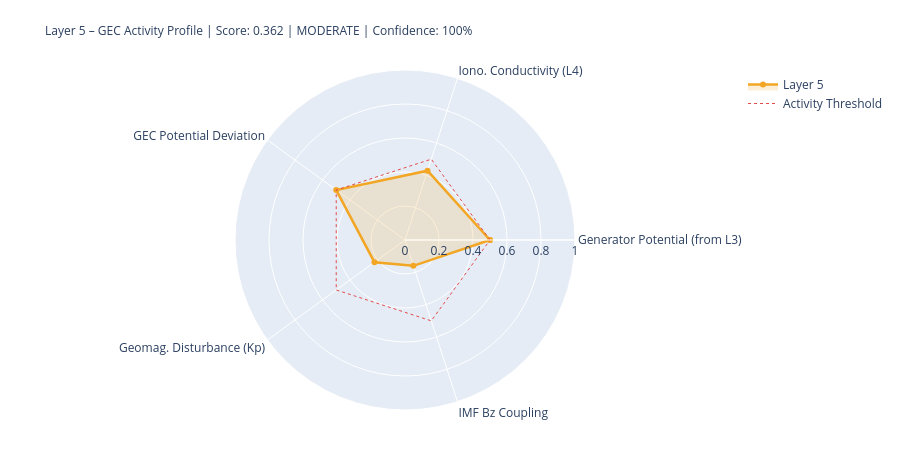

The code cell stored with this chart in its notebook:
### Markdown cell above
---
## 5. State Assessment & Handoff to Layer 6

### Code cell
# ============================================================
# LAYER-5-SCORE
# ============================================================

# Components
# 1) Generator activity (Layer-3-driven)
gen_score = norm(generator_strength, 0.3, 2.0)
gen_src   = 'from_layer3' if l3_thunder_score is not None else 'estimated'

# 2) Ionospheric conductivity (Layer-4-driven)
iono_score = norm(iono_cond_factor, 0.7, 1.4)
iono_src   = 'from_layer4' if l4_ioniz is not None else 'estimated'

# 3) GEC potential deviation from reference
pot_score = norm(abs(delta_V_pct), 0, 30)  # 0 = at reference, 1 = 30% deviation
pot_src   = 'derived'

# 4) Geomagnetic disturbance (Kp) – modulates vertical currents
kp_score = norm(kp_val, 0, 9)
kp_src   = 'primary' if kp_now is not None else 'from_layer4'

# 5) IMF Bz coupling (southward = stronger M-I coupling → GEC influence)
bz_score = norm(-(bz_now or 0), -5, 30) if bz_now is not None else None
bz_src   = 'primary' if bz_now is not None else 'missing'

COMPONENTS = {
    'Generator Potential (from L3)':  {'score': gen_score,   'source': 'derived_from_layer3', 'dynamic': True},
    'Iono. Conductivity (L4)':      {'score': iono_score,  'source': iono_src, 'dynamic': True},
    'GEC Potential Deviation':      {'score': pot_score,   'source': pot_src,  'dynamic': True},
    'Geomag. Disturbance (Kp)':         {'score': kp_score,    'source': kp_src,   'dynamic': True},
    'IMF Bz Coupling':               {'score': bz_score,    'source': bz_src,   'dynamic': True},
}

available   = {k: v['score'] for k, v in COMPONENTS.items() if v['score'] is not None}
unavailable = [k for k, v in COMPONENTS.items() if v['score'] is None]
layer5_score = round(sum(available.values()) / len(available), 4) if available else None
confidence   = round(len(available) / len(COMPONENTS), 2)
level = ('unknown' if layer5_score is None
         else 'quiet'   if layer5_score < 0.3
         else 'moderate' if layer5_score < 0.6
         else 'active')
dominant_l5 = max(available, key=available.get) if available else 'none'

# Kp consistency: separate 1-min raw value from score value
kp_1m_raw   = kp_now          # directly from API (can be 0.0 during live measurement)
kp_for_score = kp_val          # from Layer-0 context or estimated value if needed
kp_score_src = kp_src

W = 68
print('=' * W)
print('LAYER 5 – GLOBAL ELECTRIC CIRCUIT – STATE ASSESSMENT')
print('=' * W)
for name, comp in COMPONENTS.items():
    s = comp['score']
    if s is not None:
        bar = '█' * int(s*20) + '░' * (20-int(s*20))
        print(f'  {name:<34} {bar}  {s:.3f}  [{comp["source"]}]')
    else:
        print(f'  {name:<34} {"─"*20}  n/a   [missing]')
print('-' * W)
print(f'  Score:         {layer5_score:.3f}  ({len(available)}/{len(COMPONENTS)} components)')
print(f'  Confidence:    {confidence:.0%}')
print(f'  Level:         {level.upper()}')
print(f'  Dominant:      {dominant_l5}')
print(f'  V_iono:        {V_iono_mod:.1f} kV  (Δ {delta_V_pct:+.1f}% vs. Ref)')
print(f'  I_total:       {I_total_mod:.1f} A   (Δ {delta_I_pct:+.1f}% vs. Ref)')
print('=' * W)

# Radar
cats   = list(available.keys())
vals_r = list(available.values())
if len(cats) >= 3:
    fig = go.Figure()
    fig.add_trace(go.Scatterpolar(
        r=vals_r + [vals_r[0]], theta=cats + [cats[0]],
        fill='toself', fillcolor='rgba(242,166,35,0.18)',
        line=dict(color='#F2A623', width=2.5), name='Layer 5'
    ))
    fig.add_trace(go.Scatterpolar(
        r=[0.5]*(len(cats)+1), theta=cats+[cats[0]],
        line=dict(color='#E24B4A', dash='dot', width=1),
        mode='lines', name='Activity Threshold'
    ))
    fig.update_layout(
        title=dict(
            text=f'Layer 5 – GEC Activity Profile | Score: {layer5_score:.3f} | {level.upper()} | Confidence: {confidence:.0%}',
            font=dict(size=12)
        ),
        polar=dict(radialaxis=dict(visible=True, range=[0,1])),
        height=450, showlegend=True,
        margin=dict(l=80, r=80, t=70, b=40)
    )
    fig.show()

### Figure 1 — Plotly figure (JSON) as saved in the notebook; plotly's stock layout.template omitted (floating-point values rounded to 4 significant figures)
{"data": [{"fill": "toself", "fillcolor": "rgba(242,166,35,0.18)", "line": {"color": "#F2A623", "width": 2.5}, "name": "Layer 5", "r": [0.5, 0.4287, 0.5, 0.2222, 0.1597, 0.5], "theta": ["Generator Potential (from L3)", "Iono. Conductivity (L4)", "GEC Potential Deviation", "Geomag. Disturbance (Kp)", "IMF Bz Coupling", "Generator Potential (from L3)"], "type": "scatterpolar"}, {"line": {"color": "#E24B4A", "dash": "dot", "width": 1}, "mode": "lines", "name": "Activity Threshold", "r": [0.5, 0.5, 0.5, 0.5, 0.5, 0.5], "theta": ["Generator Potential (from L3)", "Iono. Conductivity (L4)", "GEC Potential Deviation", "Geomag. Disturbance (Kp)", "IMF Bz Coupling", "Generator Potential (from L3)"], "type": "scatterpolar"}], "layout": {"height": 450, "margin": {"b": 40, "l": 80, "r": 80, "t": 70}, "polar": {"radialaxis": {"range": [0, 1], "visible": true}}, "showlegend": true, "title": {"font": {"size": 12}, "text": "Layer 5 – GEC Activity Profile | Score: 0.362 | MODERATE | Confidence: 100%"}}}
